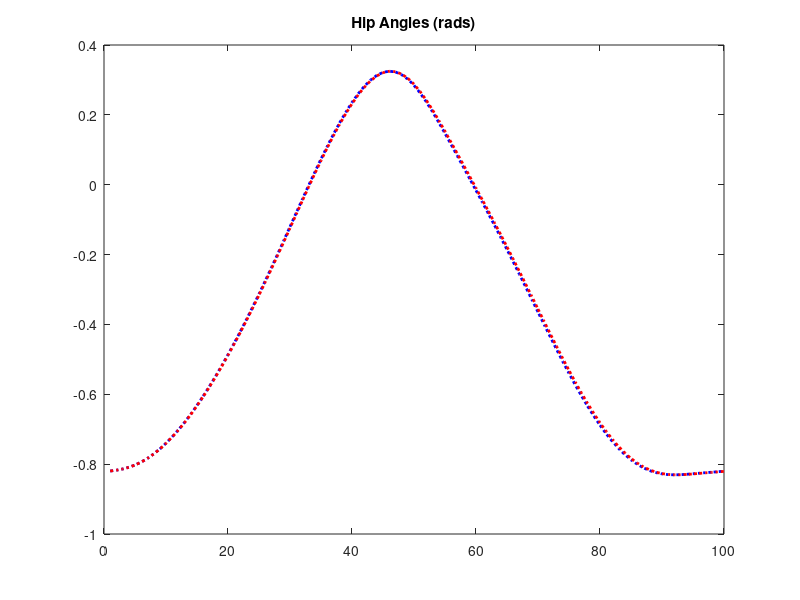
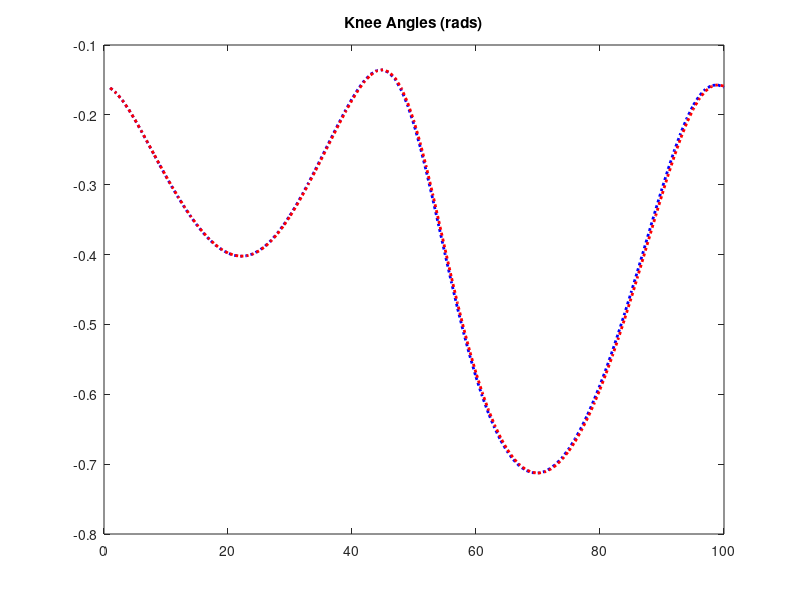
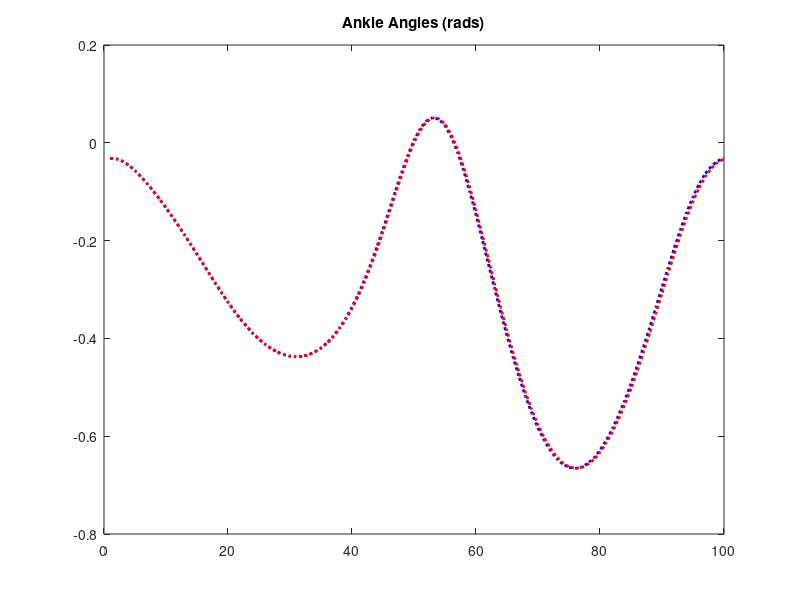

These charts were generated, in order, by the following MATLAB code:
clear all
clc
load('JointKinematics2.mat')
Theta = Theta-pi/2;
Theta_old = Theta;
current_size_old = size(Theta_old,1);

load('JointKinematics.mat')
Theta = Theta-pi/2;
Theta_new = Theta;
current_size_new = size(Theta_new,1);

% Theta_old = [Theta_old;Theta_old;Theta_old];
% Theta_new = [Theta_new;Theta_new;Theta_new];

num_of_samples = 100;
Theta_old = interp1(linspace(0,1,current_size_old),Theta_old,linspace(0,1,num_of_samples));
Theta_new = interp1(linspace(0,1,current_size_new),Theta_new,linspace(0,1,num_of_samples));

figure(1)
plot(Theta_new(:,1),'b:','Linewidth',2)
hold on
plot(Theta_old(:,1),'r:','Linewidth',2)
hold off
title('Hip Angles (rads)')

figure(2)
plot(Theta_new(:,2),'b:','Linewidth',2)
hold on
plot(Theta_old(:,2),'r:','Linewidth',2)
hold off
title('Knee Angles (rads)')

figure(3)
plot(Theta_new(:,3),'b:','Linewidth',2)
hold on
plot(Theta_old(:,3),'r:','Linewidth',2)
hold off
title('Ankle Angles (rads)')